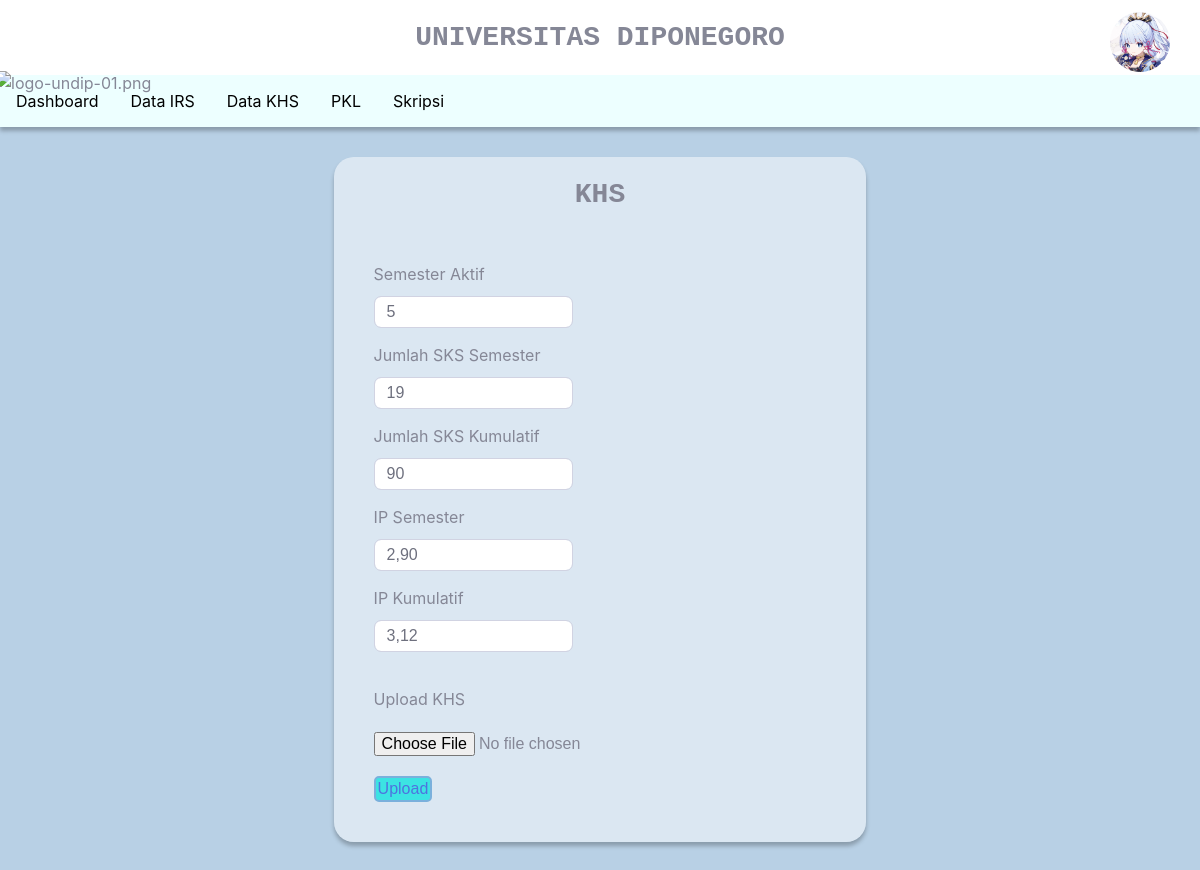
The app's page /mahasiswa/khs_mhs.php?username=ayaka (signed in) with its own data.
### tables this page shows
CREATE TABLE `mahasiswa` (
  `mahasiswa_id` int(10) NOT NULL,
  `nim` varchar(20) NOT NULL,
  `kode_wali` varchar(50) NOT NULL,
  `nama` varchar(50) NOT NULL,
  `alamat` varchar(50) NOT NULL,
  `kota` varchar(50) NOT NULL,
  `provinsi` varchar(50) NOT NULL,
  `angkatan` varchar(50) NOT NULL,
  `email` varchar(50) NOT NULL,
  `no_tlp` varchar(20) NOT NULL,
  `status` varchar(30) NOT NULL,
  `prodi` varchar(50) NOT NULL,
  `fakultas` varchar(50) NOT NULL,
  `username` varchar(50) NOT NULL,
  `irs_id` int(11) DEFAULT NULL,
  `khs_id` int(11) DEFAULT NULL,
  `skripsi_id` int(11) DEFAULT NULL,
  `pkl_id` int(11) DEFAULT NULL
);

CREATE TABLE `khs` (
  `khs_id` int(11) NOT NULL,
  `semester_aktif` int(11) NOT NULL,
  `jml_sks_sms` int(11) NOT NULL,
  `jml_sks_kml` int(11) NOT NULL,
  `ip_semester` varchar(10) NOT NULL,
  `ip_kumulatif` varchar(10) NOT NULL,
  `nim` varchar(50) NOT NULL
);

### mahasiswa/khs_mhs.php (the view, shortened to what this page needs)
<?php
    require_once('../db_login.php');
    $username = $_GET['username'];
    $query = "SELECT user.username, mahasiswa.*, irs.*, khs.* FROM user JOIN mahasiswa ON user.user_id = mahasiswa.mahasiswa_id JOIN irs ON irs.irs_id = mahasiswa.irs_id JOIN khs ON khs.khs_id = mahasiswa.khs_id WHERE user.username = '$username'";
    $sql_ppl= mysqli_query($db, $query) or die (mysqli_error($db));
    $data = mysqli_fetch_array($sql_ppl);
?>
<!DOCTYPE html>
<html lang="en">
<head>
    <link rel="stylesheet" href="../aset/css/style.css">
</head>
<body>
<div class="top">
        <div class="logo_undip">
            <img src="../aset/img/PPL/logo-undip-01.png" alt="logo-undip-01.png">
        </div>
        <div class="ddaction">
            <div class="ddprofile" onclick="menuToggle();">
                <img src="../aset/img/ppl/ayaya.jpeg" style="width:60px;height:auto; border-radius:50%;">
            </div>
        </div>
        <div class="text">UNIVERSITAS DIPONEGORO</div>
    </div>
    <div class="bar">
        <div class="navbar">
            <a href="dashboard_mhs.php?username=<?=$username?>">Dashboard</a>
            <a href="irs_mhs.php?username=<?=$username?>">Data IRS</a>
            <a href="khs_mhs.php?username=<?=$username?>">Data KHS</a>
            <a href="pkl_mhs.php?username=<?=$username?>">PKL</a>
            <a href="skripsi_mhs.php?username=<?=$username?>">Skripsi</a>
            </div>
        </div>
    <div class="isi">
        <div class="card card-khs">
            <div class="text text-KHS" >KHS</div>
            <div class="border-khs">
                <div>Semester Aktif<br></div>
                <div class="form-group khs-form">
                    <div>
                        <input name="smt_aktif" id="smt_aktif" class="form-control" value="<?=$data['semester_aktif']?>"><br>
                    </div>
                </div>
                <div>Jumlah SKS Semester<br></div>
                <div class="form-group khs-form">
                    <div>
                        <input name="sks_smt" id="sks_smt" class="form-control" value="<?=$data['jml_sks_sms']?>"><br>
                    </div>
                </div>
                <div>Jumlah SKS Kumulatif<br></div>
                <div class="form-group khs-form">
                    <div>
                        <input name="total_sks" id="total_sks" class="form-control" value="<?=$data['jml_sks_kml']?>"><br>
                    </div>
                </div>
                <div>IP Semester<br></div>
                <div class="form-group khs-form">
                    <div>
                        <input name="ips" id="ips" class="form-control" value="<?=$data['ip_semester']?>"><br>
                    </div>
                </div>
                <div>IP Kumulatif<br></div>
                <div class="form-group khs-form">
                    <div>
                        <input name="ipk" id="ipk" class="form-control" value="<?=$data['ip_kumulatif']?>"><br>
                    </div>
                </div>
            </div>
            <div class="buttonkhs">
                Upload KHS
            </div>
            <form class="form-khs-action" action="" method="post" enctype="multipart/form-data">
                <input type="file" name="NamaFile">
                <br>
                <input class="button-submit"type="submit" name="proses" value="Upload">
            </form>
        </div>
    </div>
</body>
</html>

### aset/css/style.css (style rules this page uses)
:root { --blue: #4e73df; --indigo: #6610f2; --purple: #6f42c1; --pink: #e83e8c; --red: #e74a3b; --orange: #fd7e14; --yellow: #f6c23e; --green: #1cc88a; --teal: #20c9a6; --cyan: #36b9cc; --white: #fff; --gray: #858796; --gray-dark: #5a5c69; --primary: #4e73df; --secondary: #858796; --success: #1cc88a; --info: #36b9cc; --warning: #f6c23e; --danger: #e74a3b; --light: #f8f9fc; --dark: #5a5c69; --breakpoint-xs: 0; --breakpoint-sm: 576px; --breakpoint-md: 768px; --breakpoint-lg: 992px; --breakpoint-xl: 1200px; --font-family-sans-serif: "Nunito", -apple-system, BlinkMacSystemFont, "Segoe UI", Roboto, "Helvetica Neue", Arial, sans-serif, "Apple Color Emoji", "Segoe UI Emoji", "Segoe UI Symbol", "Noto Color Emoji"; --font-family-monospace: SFMono-Regular, Menlo, Monaco, Consolas, "Liberation Mono", "Courier New", monospace; }
*, *::before, *::after { box-sizing: border-box; }
body { background-color: #B8D0E5; font-family: "Nunito", -apple-system, BlinkMacSystemFont, "Segoe UI", Roboto, "Helvetica Neue", Arial, sans-serif, "Apple Color Emoji", "Segoe UI Emoji", "Segoe UI Symbol", "Noto Color Emoji"; font-size: 1rem; font-weight: 400; line-height: 1.5; color: #858796; text-align: left; }
.top { position: relative; align-items:flex-end; display: flex; height: 75px; margin-top: -8px; margin-left: -8px; margin-right: -8px; background-color: #fff; }
.logo_undip { margin-left:-5px; margin-right:auto; position: relative; top: 20px; }
.logo_undip img { height: 110px; width: auto; }
.text { position: absolute; width: auto; height: auto; right: 0px; left: 0px; top: 0px; text-align: center; font-weight: 700; font-size: 28px; font-family: 'Courier New', Courier, monospace; line-height: 75px; }
.bar { margin-top: 0px; margin-left: -8px; margin-right: -8px; width: auto; right:0px; left:0px; }
.navbar { overflow: hidden; background-color:#EDFFFF ; box-shadow: 0px 4px 4px rgba(0, 0, 0, 0.25); display: inherit; }
.navbar a { float: left; font-size: 16px; color: black; text-align: center; padding: 14px 16px; text-decoration: none; }
.ddaction { position:absolute; top: 12px; right:30px; z-index: 1000; }
.ddaction .ddprofile { position:relative; width:60px; height:60px; cursor: pointer; }
.ddaction .ddprofile img { position:absolute; top: 0; left: 0; width:100%; height:100%; object-fit: cover; }
.card { background: rgba(255, 255, 255, 0.5); box-shadow: 0px 4px 4px rgba(0, 0, 0, 0.25); position: absolute; border-radius: 20px; }
.button-submit { border-style: solid; border-radius: 5px; background-color: #3CE3E3; border-color: #7ab0dc; padding: 2px; color: #4e73df; text-decoration: none; margin:20px 10px auto auto; }
.card-khs { margin: 30px auto; width: 45%; padding-bottom: 30px; height: fit-content; position: unset; }
.border-khs { margin-left: 40px; font-size: 16px; width: 50%; }
.text-KHS { margin-top: 5px; margin-bottom: 30px; position: unset; }
.khs-form input { width: 75%; padding: .375rem .75rem; font-size: 16px; font-weight: 400; color: #6e707e; background-color: #fff; background-clip: padding-box; border: 1px solid #d1d3e2; border-radius: 7px; margin-top: 10px; margin-bottom: 15px; }
.form-khs-action { margin-left:40px; margin-top:20px; }
.form-khs-action .button-submit { margin-bottom: 10px; }
.form-khs-action input { font-size:16px; }
.buttonkhs { margin:20px 40px; }
.form-group { margin-bottom: 0rem; }

### records on screen
mahasiswa: smt_aktif "5", sks_smt "19", total_sks "90", ips "2,90", ipk "3,12"
